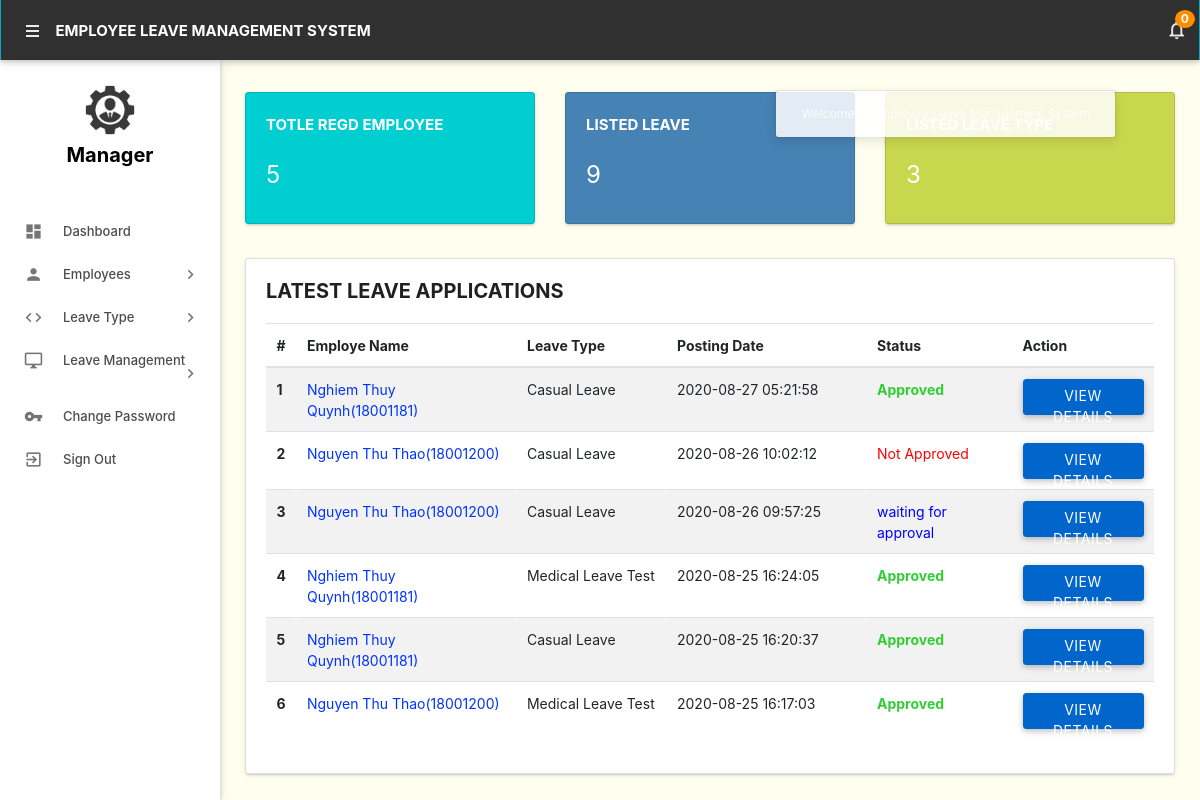
Screenshot of /admin/dashboard.php (signed in) with the database file from the repository.
### tables this page shows
CREATE TABLE `leaves` (
  `Id` int(11) NOT NULL,
  `LeaveType` varchar(110) NOT NULL,
  `EndDate` datetime NOT NULL,
  `StartDate` datetime NOT NULL,
  `Reason` mediumtext NOT NULL,
  `PostingDate` timestamp NOT NULL DEFAULT current_timestamp(),
  `AdminRemark` mediumtext DEFAULT NULL,
  `AdminRemarkDate` varchar(120) DEFAULT NULL,
  `Status` int(1) NOT NULL,
  `IsRead` int(1) NOT NULL,
  `empid` int(11) DEFAULT NULL
);

CREATE TABLE `employees` (
  `id` int(11) NOT NULL,
  `EmpId` varchar(100) NOT NULL,
  `FullName` varchar(150) NOT NULL,
  `EmailId` varchar(200) NOT NULL,
  `Password` varchar(180) NOT NULL,
  `Gender` varchar(100) NOT NULL,
  `Dob` varchar(100) NOT NULL,
  `Address` varchar(255) NOT NULL,
  `Phonenumber` char(11) NOT NULL,
  `Status` int(1) NOT NULL,
  `RegDate` timestamp NOT NULL DEFAULT current_timestamp()
);

### admin/dashboard.php (the view, shortened to what this page needs)
<?php
include('includes/config.php');
if (strlen($_SESSION['alogin']) == 0) {
    header('location:index.php');
} else {
    ?>
    <!DOCTYPE html>
    <html lang="en">
        <head>
            <link type="text/css" rel="stylesheet" href="../assets/plugins/materialize/css/materialize.min.css"/>
            <link href="../assets/plugins/metrojs/MetroJs.min.css" rel="stylesheet">
            <link href="../assets/plugins/weather-icons-master/css/weather-icons.min.css" rel="stylesheet">
            <link href="../assets/css/alpha.min.css" rel="stylesheet" type="text/css"/>
            <link href="../assets/css/custom.css" rel="stylesheet" type="text/css"/>
            <link rel="stylesheet" href="https://stackpath.bootstrapcdn.com/bootstrap/4.5.2/css/bootstrap.min.css">
        </head>
        <body>
    <?php include('includes/header.php'); ?>
            <?php include('includes/sidebar.php'); ?>
            <main class="mn-inner">
                <div class="row">
                    <div class="col-md-4" >
                        <div class="card stats-card" style="background: #00CED1;">
                            <div class="card-content" >
                                <span class="card-title" style="color: white; font-size: 15px">Totle Regd Employee</span>
                                <span class="stats-counter" >
    <?php
    $sql = "SELECT id from employees";
    $query = $dbh->prepare($sql);
    $query->execute();
    $empcount = $query->rowCount();
    ?>
                                    <span class="counter"><?php echo htmlentities($empcount); ?></span>
                                </span>
                            </div>
                            <div id="sparkline-bar"></div>
                        </div>
                    </div>
                    <div class="col-md-4" >
                        <div class="card stats-card" style="background: #4682B4;">
                            <div class="card-content">
                                <span class="card-title" style="color: white;font-size: 15px">Listed leave </span>
    <?php
    $sql = "SELECT id from leaves";
    $query = $dbh->prepare($sql);
    $query->execute();
    $dptcount = $query->rowCount();
    ?>
                                <span class="stats-counter"><span class="counter"><?php echo htmlentities($dptcount); ?></span></span>
                            </div>
                            <div id="sparkline-line"></div>
                        </div>
                    </div>
                    <div class="col-md-4" >
                        <div class="card stats-card" style="background: #C9D74F">
                            <div class="card-content">
                                <span class="card-title" style="color: white; font-size: 15px">Listed leave Type</span>
    <?php
    $sql = "SELECT id from  leavetype";
    $query = $dbh->prepare($sql);
    $query->execute();
    $leavtypcount = $query->rowCount();
    ?>
                                <span class="stats-counter"><span class="counter"><?php echo htmlentities($leavtypcount); ?></span></span>
                            </div>
                            <div id="sparkline-line"></div>
                        </div>
                    </div>
                </div>
                <div class="card invoices-card">
                    <div class="card-content" >
                        <span class="card-title" style="color: #202020;font-size: 20px">Latest Leave Applications</span>
                        <table id="example" class="table table-striped table table-hover">
                            <thead>
                                <tr>
                                    <th>#</th>
                                    <th width="220">Employe Name</th>
                                    <th width="150">Leave Type</th>
                                    <th width="200">Posting Date</th>
                                    <th>Status</th>
                                    <th >Action</th>
                                </tr>
                            </thead>
                            <tbody>
    <?php
    $sql = "SELECT leaves.id as lid,employees.FullName,employees.EmpId,employees.id,leaves.LeaveType,leaves.PostingDate,leaves.Status from leaves join employees on leaves.empid=employees.id order by lid desc limit 6";
    $query = $dbh->prepare($sql);
    $query->execute();
    $results = $query->fetchAll(PDO::FETCH_OBJ);
    $cnt = 1;
    if ($query->rowCount() > 0) {
        foreach ($results as $result) {
            ?>
                                        <tr>
                                            <td> <b><?php echo htmlentities($cnt); ?></b></td>
                                            <td><a style="color: #0033FF" href="editemployee.php?empid=<?php echo htmlentities($result->id); ?>" target="_blank"><?php echo htmlentities($result->FullName); ?>(<?php echo htmlentities($result->EmpId); ?>)</a></td>
                                            <td><?php echo htmlentities($result->LeaveType); ?></td>
                                            <td><?php echo htmlentities($result->PostingDate); ?></td>
                                            <td><?php
                            $stats = $result->Status;
                            if ($stats == 1) {
                                ?>
                                                    <span style="color: #32CD32"><strong>Approved</strong></span>
                                                <?php } if ($stats == 2) { ?>
                                                    <span style="color: red">Not Approved</span>
                                                <?php } if ($stats == 0) { ?>
                                                    <span style="color: blue">waiting for approval</span>
                                                <?php } ?>
                                            </td>
                                            <td><a href="leave-details.php?leaveid=<?php echo htmlentities($result->lid); ?>" class="btn" style="background: #0066CC; color: white"  > View Details</a></td>
                                        </tr>
            <?php $cnt++;
        }
    } ?>
                            </tbody>
                        </table>
                    </div>
                </div>
            </main>
        </div>
    </body>
    </html>
<?php } ?>

### admin/dashboard.php (style rules this page uses)
span { color: white; }

### rows the page displays
leaves: employees.FullName "Nghiem Thuy Quynh", employees.EmpId "18001181", LeaveType "Casual Leave", PostingDate "2020-08-27 05:21:58", Status "Approved"
leaves: employees.FullName "Nguyen Thu Thao", employees.EmpId "18001200", LeaveType "Casual Leave", PostingDate "2020-08-26 10:02:12", Status "Not Approved"
leaves: employees.FullName "Nguyen Thu Thao", employees.EmpId "18001200", LeaveType "Casual Leave", PostingDate "2020-08-26 09:57:25", Status "waiting for approval"
leaves: employees.FullName "Nghiem Thuy Quynh", employees.EmpId "18001181", LeaveType "Medical Leave Test", PostingDate "2020-08-25 16:24:05", Status "Approved"
leaves: employees.FullName "Nghiem Thuy Quynh", employees.EmpId "18001181", LeaveType "Casual Leave", PostingDate "2020-08-25 16:20:37", Status "Approved"
leaves: employees.FullName "Nguyen Thu Thao", employees.EmpId "18001200", LeaveType "Medical Leave Test", PostingDate "2020-08-25 16:17:03", Status "Approved"

### other values shown
$unreadcount "0"
$empcount "5"
$dptcount "9"
$leavtypcount "3"
